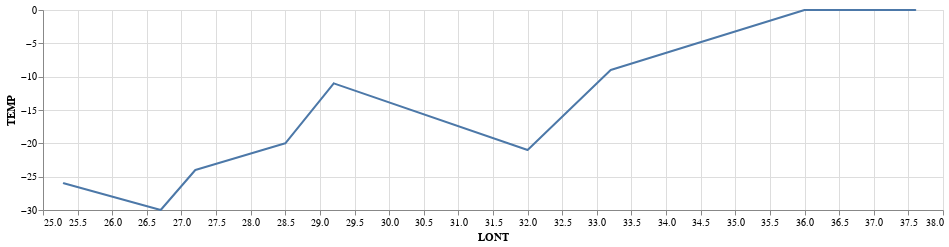

Notebook code for this chart:
### Code cell
temp_chart = alt.Chart(temp).mark_trail().encode(x='LONT',y='TEMP',)
temp_chart = temp_chart.properties (height = 200, width = 900)
temp_chart

### Figure 1 — Vega-Lite specification as saved in the notebook (floating-point values rounded to 4 significant figures)
{"config": {"view": {"continuousWidth": 400, "continuousHeight": 300}}, "data": {"name": "data-d57602e56abc96303705364738e321a0"}, "mark": "trail", "encoding": {"x": {"type": "quantitative", "field": "LONT"}, "y": {"type": "quantitative", "field": "TEMP"}}, "height": 200, "width": 900, "$schema": "https://vega.github.io/schema/vega-lite/v4.0.2.json", "datasets": {"data-d57602e56abc96303705364738e321a0": [{"LONT": 37.6, "TEMP": 0.0, "DAYS": 6.0, "DATE": "Oct-18.0", "label": "0.0° Oct 18.0"}, {"LONT": 36.0, "TEMP": 0.0, "DAYS": 6.0, "DATE": "Oct-24.0", "label": "0.0° Oct 24.0"}, {"LONT": 33.2, "TEMP": -9.0, "DAYS": 16.0, "DATE": "Nov-9.0", "label": "-9.0° Nov 9.0"}, {"LONT": 32.0, "TEMP": -21.0, "DAYS": 5.0, "DATE": "Nov-14.0", "label": "-21.0° Nov 14.0"}, {"LONT": 29.2, "TEMP": -11.0, "DAYS": 10.0, "DATE": "nan-nan", "label": "-11.0° nan nan"}, {"LONT": 28.5, "TEMP": -20.0, "DAYS": 4.0, "DATE": "Nov-28.0", "label": "-20.0° Nov 28.0"}, {"LONT": 27.2, "TEMP": -24.0, "DAYS": 3.0, "DATE": "Dec-1.0", "label": "-24.0° Dec 1.0"}, {"LONT": 26.7, "TEMP": -30.0, "DAYS": 5.0, "DATE": "Dec-6.0", "label": "-30.0° Dec 6.0"}, {"LONT": 25.3, "TEMP": -26.0, "DAYS": 1.0, "DATE": "Dec-7.0", "label": "-26.0° Dec 7.0"}]}}
